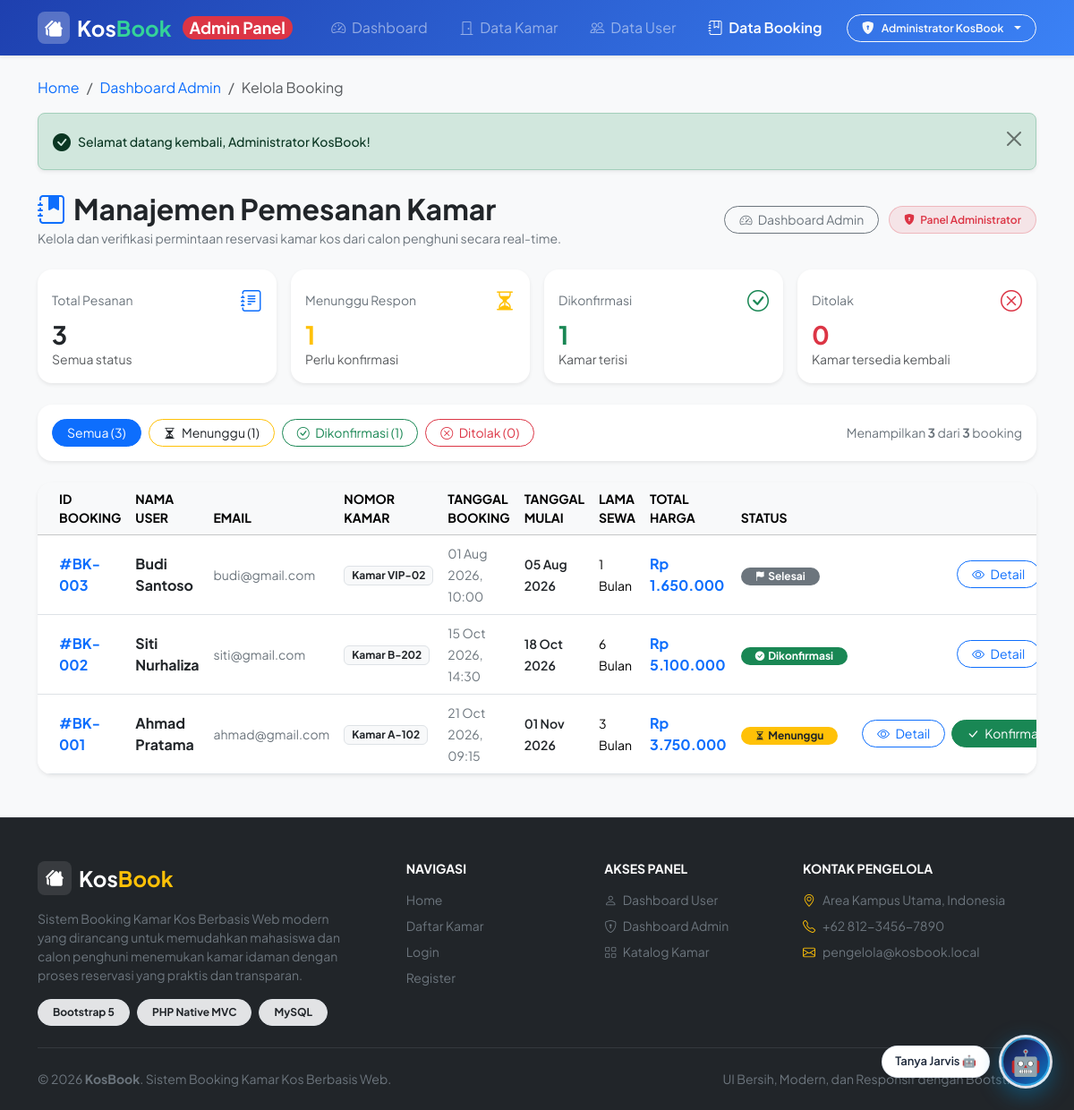
Screenshot of /public/index.php?url=booking/admin (signed in) with the database file from the repository.
### tables this page shows
CREATE TABLE `booking` (
    `id` INT AUTO_INCREMENT,
    `user_id` INT NOT NULL,
    `kamar_id` INT NOT NULL,
    `tanggal_booking` DATETIME NOT NULL DEFAULT CURRENT_TIMESTAMP,
    `tanggal_mulai` DATE NOT NULL,
    `lama_sewa` INT NOT NULL DEFAULT 1,  
    `total_harga` DECIMAL(12, 2) NOT NULL,
    `status` ENUM('menunggu', 'dikonfirmasi', 'ditolak', 'selesai') NOT NULL DEFAULT 'menunggu',
    `created_at` TIMESTAMP NOT NULL DEFAULT CURRENT_TIMESTAMP,

     
    CONSTRAINT `pk_booking` PRIMARY KEY (`id`),

     
    CONSTRAINT `fk_booking_user` 
        FOREIGN KEY (`user_id`) REFERENCES `users` (`id`) 
        ON DELETE CASCADE 
        ON UPDATE CASCADE,
    CONSTRAINT `fk_booking_kamar` 
        FOREIGN KEY (`kamar_id`) REFERENCES `kamar` (`id`) 
        ON DELETE RESTRICT 
        ON UPDATE CASCADE,

     
    INDEX `idx_booking_user_id` (`user_id`),
    INDEX `idx_booking_kamar_id` (`kamar_id`),
    INDEX `idx_booking_status` (`status`),
    INDEX `idx_booking_tanggal` (`tanggal_booking`)
);

CREATE TABLE `users` (
    `id` INT AUTO_INCREMENT,
    `nama` VARCHAR(100) NOT NULL,
    `email` VARCHAR(100) NOT NULL,
    `password` VARCHAR(255) NOT NULL,
    `role` ENUM('user', 'admin') NOT NULL DEFAULT 'user',
    `created_at` TIMESTAMP NOT NULL DEFAULT CURRENT_TIMESTAMP,

     
    CONSTRAINT `pk_users` PRIMARY KEY (`id`),

     
    CONSTRAINT `uq_users_email` UNIQUE (`email`),
    INDEX `idx_users_role` (`role`)
);

CREATE TABLE `kamar` (
    `id` INT AUTO_INCREMENT,
    `nomor_kamar` VARCHAR(50) NOT NULL,
    `harga` DECIMAL(12, 2) NOT NULL,
    `fasilitas` TEXT NULL,
    `deskripsi` TEXT NULL,
    `foto` VARCHAR(255) DEFAULT 'default_kamar.jpg',
    `status` ENUM('tersedia', 'booking', 'terisi') NOT NULL DEFAULT 'tersedia',
    `created_at` TIMESTAMP NOT NULL DEFAULT CURRENT_TIMESTAMP,
    `updated_at` TIMESTAMP NOT NULL DEFAULT CURRENT_TIMESTAMP ON UPDATE CURRENT_TIMESTAMP,

     
    CONSTRAINT `pk_kamar` PRIMARY KEY (`id`),

     
    CONSTRAINT `uq_kamar_nomor` UNIQUE (`nomor_kamar`),
    INDEX `idx_kamar_status` (`status`),
    INDEX `idx_kamar_harga` (`harga`)
);

### app/views/booking/admin.php (the view, shortened to what the rows shown need)
<div class="container py-4">
    <div class="row align-items-center mb-4 g-3">
        <div class="col-lg-7">
            <h2 class="fw-bold text-dark mb-1">
                <i class="bi bi-journal-bookmark-fill text-primary me-2"></i>Manajemen Pemesanan Kamar
            </h2>
        </div>
    </div>
    <div class="card border-0 shadow-sm rounded-4 bg-white overflow-hidden mb-4">
        <div class="table-responsive">
            <table class="table table-hover align-middle mb-0">
                <thead class="table-light text-secondary small text-uppercase">
                    <tr>
                        <th class="ps-4">ID Booking</th>
                        <th>Nama User</th>
                        <th>Email</th>
                        <th>Nomor Kamar</th>
                        <th>Tanggal Booking</th>
                        <th>Tanggal Mulai</th>
                        <th>Lama Sewa</th>
                        <th>Total Harga</th>
                        <th>Status</th>
                        <th class="text-end pe-4">Aksi Admin</th>
                    </tr>
                </thead>
                <tbody>
                    <?php if (!empty($bookings)): ?>
                        <?php foreach ($bookings as $b):
                            $bStatus = $b['status'];
                            $badgeClass = [
                                'menunggu'     => 'bg-warning text-dark',
                                'dikonfirmasi' => 'bg-success text-white',
                                'ditolak'      => 'bg-danger text-white',
                                'selesai'      => 'bg-secondary text-white'
                            ][$bStatus] ?? 'bg-primary text-white';
                            $statusIcon = [
                                'menunggu'     => 'bi-hourglass-split',
                                'dikonfirmasi' => 'bi-check-circle-fill',
                                'ditolak'      => 'bi-x-circle-fill',
                                'selesai'      => 'bi-flag-fill'
                            ][$bStatus] ?? 'bi-circle-fill';
                        ?>
                            <tr>
                                <td class="ps-4 fw-bold text-primary">
                                    #BK-00<?= htmlspecialchars((string)$b['id']); ?>
                                </td>
                                <td>
                                    <strong class="text-dark d-block"><?= htmlspecialchars($b['user_nama']); ?></strong>
                                </td>
                                <td>
                                    <span class="text-secondary small"><?= htmlspecialchars($b['user_email']); ?></span>
                                </td>
                                <td>
                                    <span class="badge bg-light text-dark border px-2 py-1">
                                        <?= htmlspecialchars($b['nomor_kamar']); ?>
                                    </span>
                                </td>
                                <td>
                                    <span class="small text-secondary">
                                        <?= date('d M Y, H:i', strtotime($b['tanggal_booking'])); ?>
                                    </span>
                                </td>
                                <td>
                                    <span class="small fw-semibold text-dark">
                                        <?= date('d M Y', strtotime($b['tanggal_mulai'])); ?>
                                    </span>
                                </td>
                                <td>
                                    <span class="small"><?= (int)$b['lama_sewa']; ?> Bulan</span>
                                </td>
                                <td>
                                    <strong class="text-primary"><?= formatRupiah($b['total_harga']); ?></strong>
                                </td>
                                <td>
                                    <span class="badge <?= $badgeClass; ?> rounded-pill px-3 py-1 small d-inline-flex align-items-center gap-1">
                                        <i class="bi <?= $statusIcon; ?> small"></i> <?= ucfirst($bStatus); ?>
                                    </span>
                                </td>
                                <td class="text-end pe-4 text-nowrap">
                                    <a href="<?= url('booking/detail/' . $b['id']); ?>"
                                       class="btn btn-outline-primary btn-sm rounded-pill px-3 py-1 me-1"
                                       title="Lihat Detail Booking">
                                        <i class="bi bi-eye me-1"></i> Detail
                                    </a>
                                    <?php if ($bStatus === 'menunggu'): ?>
                                        <button type="button"
                                                class="btn btn-success btn-sm rounded-pill px-3 py-1 me-1"
                                                data-bs-toggle="modal"
                                                data-bs-target="#modalConfirmBooking<?= $b['id']; ?>">
                                            <i class="bi bi-check-lg me-1"></i> Konfirmasi
                                        </button>
                                    <?php endif; ?>
                                </td>
                            </tr>
                        <?php endforeach; ?>
                    <?php endif; ?>
                </tbody>
            </table>
        </div>
    </div>
</div>

### rows the page displays
booking: id "3", user.nama "Budi Santoso", user.email "budi@gmail.com", kamar.nomor_kamar "Kamar VIP-02", tanggal_booking "01 Aug 2026, 10:00", tanggal_mulai "05 Aug 2026", lama_sewa "1", total_harga "Rp 1.650.000", status "Selesai"
booking: id "2", user.nama "Siti Nurhaliza", user.email "siti@gmail.com", kamar.nomor_kamar "Kamar B-202", tanggal_booking "15 Oct 2026, 14:30", tanggal_mulai "18 Oct 2026", lama_sewa "6", total_harga "Rp 5.100.000", status "Dikonfirmasi"
booking: id "1", user.nama "Ahmad Pratama", user.email "ahmad@gmail.com", kamar.nomor_kamar "Kamar A-102", tanggal_booking "21 Oct 2026, 09:15", tanggal_mulai "01 Nov 2026", lama_sewa "3", total_harga "Rp 3.750.000", status "Menunggu"

### other values shown
$userName "Administrator KosBook"
$message "Selamat datang kembali, Administrator KosBook!"
$stats['total'] "3"
$stats['menunggu'] "1"
$stats['dikonfirmasi'] "1"
$stats['ditolak'] "0"
count($bookings) "3"
$launcherLabel "Tanya Jarvis 🤖"
$botAvatar "🤖"
